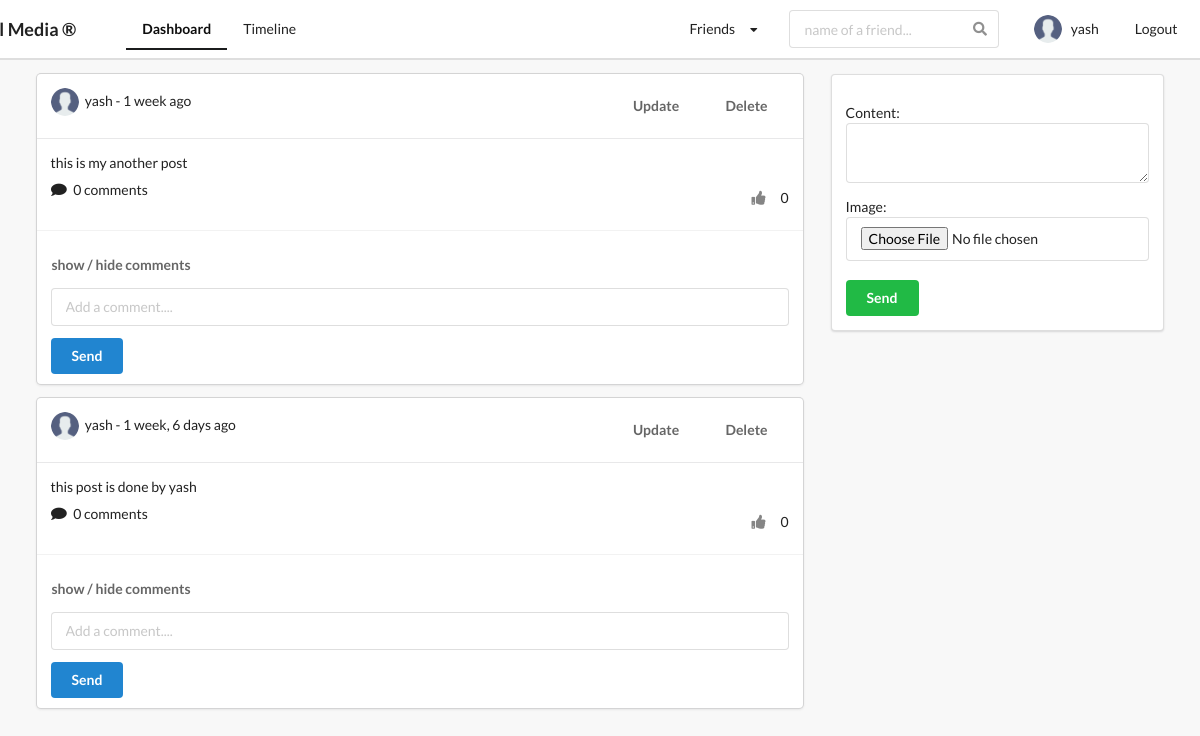
The app's page /posts/ (signed in), older data.
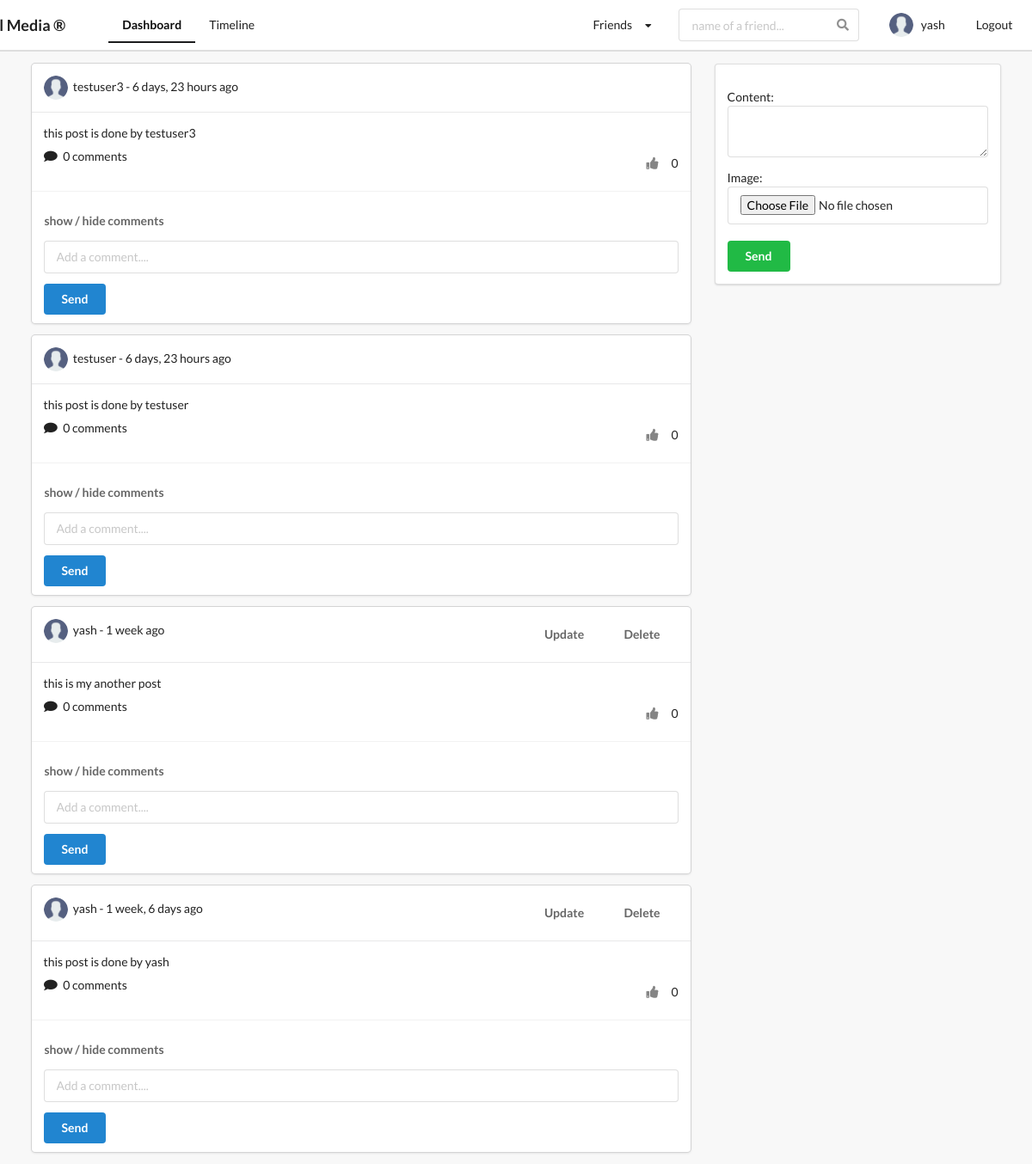
The same page, newer data.
### posts/models.py (models this page shows, shortened)
class Post(models.Model):
    content = models.TextField()
    image = models.ImageField(upload_to='posts/', validators = [FileExtensionValidator(['png','jpg','jpeg'])], blank = True)
    liked = models.ManyToManyField(Profile, blank=True, related_name='likes')
    updated = models.DateTimeField(auto_now=True)
    created = models.DateTimeField(auto_now_add=True)
    author = models.ForeignKey(Profile, on_delete=models.CASCADE, related_name='posts')
    def no_of_likes(self):
        return self.liked.all().count()
    def no_of_comments(self):
        return self.comment_set.all().count()
    class Meta:
        ordering = ('-created',)    #newer post will be at the top and older post will be at bottom

### profiles/models.py (models this page shows, shortened)
class Profile(models.Model):
    first_name = models.CharField(max_length = 200, blank = True)
    last_name = models.CharField(max_length = 200, blank = True)
    user = models.OneToOneField(settings.AUTH_USER_MODEL,on_delete=models.CASCADE)
    bio = models.TextField(default = "no bio", max_length=300, blank = True)
    email = models.EmailField(max_length = 200,blank = True)
    country = models.CharField(choices = COUNTRY_CHOICES, max_length = 100,blank = True)
    avatar = models.ImageField(default = "avatar.png", upload_to = 'avatars/')
    friends = models.ManyToManyField(settings.AUTH_USER_MODEL, blank = True, related_name='friends')
    slug = models.SlugField(unique = True, blank = True)
    updated = models.DateTimeField(auto_now=True)
    created =  models.DateTimeField(auto_now_add=True)
    objects = ProfileManager()
    __initial_first_name = None
    __initial_last_name = None
    def __init__(self,*args, **kwargs):
        super().__init__(*args, **kwargs)
        self.__initial_first_name = self.first_name
        self.__initial_last_name = self.last_name
    def get_friends(self):
        return self.friends.all()
    def get_friends_no(self):
        return self.friends.all().count()

### posts/views.py (the view, shortened to what this page needs)
# urls.py: path('', post_comment_create_and_list_view, name='main_post_view'),
@login_required
def post_comment_create_and_list_view(request):
    qs = Post.objects.all()
    profile = Profile.objects.get(user=request.user)
    friends = profile.get_friends()
    friends_profile = []
    for person in friends:
        temp = Profile.objects.get(user=person)
        friends_profile.append(temp)
    required_profiles = set()
    for person in friends_profile:
        required_profiles.add(person)
    required_profiles.add(profile)
    required_posts = []
    for post in qs:
        if post.author in required_profiles:
            required_posts.append(post)
    is_empty = False
    if len(required_posts) == 0:
        is_empty = True
    p_form = PostModelForm()
    post_added = False
    c_form = CommentModelForm()
    context = {
        'qs':required_posts,
        'profile':profile,
        'p_form':p_form,
        'c_form':c_form,
        'post_added':post_added,
        'is_empty':is_empty,
    }
    return render(request, 'posts/main.html', context)

### posts/forms.py
class PostModelForm(forms.ModelForm):
    content = forms.CharField(widget=forms.Textarea(attrs={'rows':2}))
    class Meta:
        model = Post
        fields = ("content","image",)

class CommentModelForm(forms.ModelForm):
    body = forms.CharField(label="", widget=forms.TextInput(attrs={"placeholder":'Add a comment....'}))
    class Meta:
        model = Comment
        fields = ("body",)

### profiles/context_processors.py (called while the page is built)
def profile_dp(request):
    if request.user.is_authenticated:
        profile_obj = Profile.objects.get(user=request.user)
        pic = profile_obj.avatar
        return {'picture':pic}
    return {}

def invitation_received_no(request):
    if request.user.is_authenticated:
        profile_obj = Profile.objects.get(user=request.user)
        qs_count = Relationship.objects.invitations_received(profile_obj).count()
        return {'invites_no':qs_count}
    return {}

def friends_no(request):
    if request.user.is_authenticated:
        profile_obj = Profile.objects.get(user=request.user)
        count = profile_obj.get_friends_no()
        return {'friend_count':count}
    return {}

### posts/templates/posts/main.html (shortened to what this page needs)
{% extends 'base.html' %}
{% block content %}
<div class="ui grid">
    <div class="eleven wide column">
        {% if is_empty %}
            <div style="margin-top: 200px;" align="center">
                <h3>No Post available</h3>
            </div>
        {% else %}
        {% for obj in qs %}
        <div class="ui fluid card">
            <div class="content">
                <div class="right floated meta">
                    <div class="ui grid">
                        <div class="row">
                            {% ifequal request.user obj.author.user %}
                            <a href="{% url 'posts:post_update' obj.pk %}"><button class="ui button"
                                    style="background-color: transparent !important;">Update</button></a>
                            <a href="{% url 'posts:post_delete' obj.pk %}"><button class="ui button"
                                    style="background-color: transparent !important;">Delete</button></a>
                            {% endifequal %}
                        </div>
                    </div>
                </div>
                <img class="ui avatar image" src={{obj.author.avatar.url}}>
                {{ obj.author.user }} - {{ obj.created|timesince}} ago
            </div>
            <div class="content">
                <p> {{ obj.content }} </p>
                <div class="right floated">
                    <form action="{% url 'posts:like_post_view' %}" method="POST">
                        {% if profile not in obj.liked.all %}
                        <button type="submit" class="ui button"
                            style="background-color: transparent !important; width: 10px !important"><i
                                class="thumbs up icon"></i>
                        </button>
                        <span>{{obj.no_of_likes}}</span>
                        {% else %}
                        <button type="submit" class="ui button"
                            style="background-color: transparent !important; width: 10px !important"><i
                                class="thumbs down icon"></i>
                        </button>
                        <span>{{obj.no_of_likes}}</span>
                        {% endif %}
                    </form>
                </div>
                <i class="comment icon"></i>
                <span> {{ obj.no_of_comments }} comments</span>
            </div>
            <div class="extra content">
                <button class="cmt_btn ui button"
                    style="margin-bottom: 5px; margin-left: -20px; background-color: transparent !important;">show /
                    hide comments</button>
                <form action="" method="POST" class='ui fluid form'>
                    {{ c_form.as_p }}
                    <button type="submit" name="submit_c_form" class="ui primary button mt-5 w-full">Send</button>
                </form>
            </div>
        </div>
        {% endfor %}
        {% endif %}
    </div>
    <div class="five wide column">
        <div class="ui segment">
            <form action="" method="POST" class='ui form' enctype="multipart/form-data">
                {{p_form.as_p}}
                <button type='submit' name="submit_p_form" class="ui positive button w-full mt-5">Send</button>
            </form>
        </div>
    </div>
</div>
{% endblock content %}

Row changes from the older to the newer data that the page shows:
added Post: author.avatar (placeholder picture), author.user "testuser3", created "6 days, 23 hours", content "this post is done by testuser3", no_of_likes "0", no_of_comments "0"
added Post: author.avatar (placeholder picture), author.user "testuser", created "6 days, 23 hours", content "this post is done by testuser", no_of_likes "0", no_of_comments "0"
